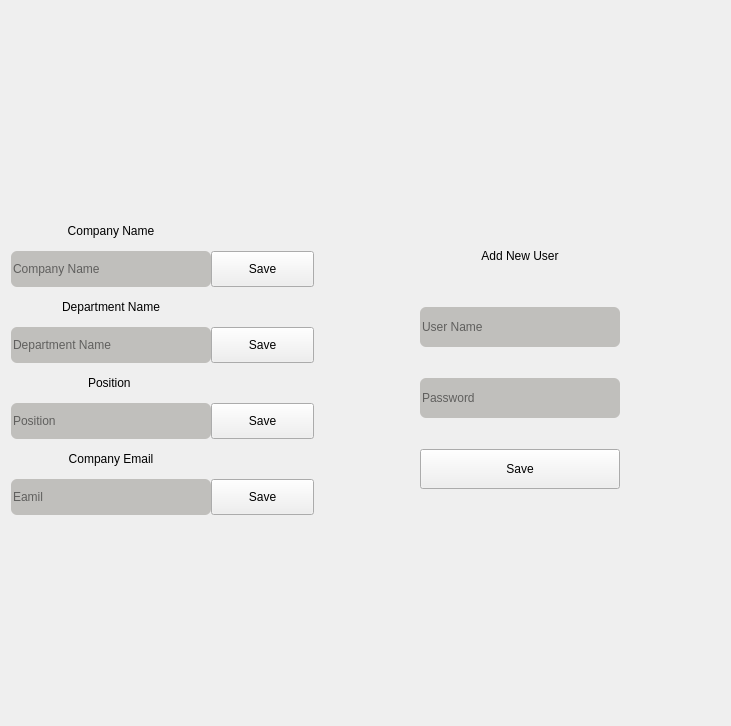
      <widget class="QWidget" name="tab_6">
       <attribute name="title">
        <string>Page</string>
       </attribute>
       <layout class="QHBoxLayout" name="horizontalLayout_2">
        <item>
         <layout class="QGridLayout" name="gridLayout_5">
          <property name="topMargin">
           <number>200</number>
          </property>
          <property name="bottomMargin">
           <number>200</number>
          </property>
          <property name="spacing">
           <number>0</number>
          </property>
          <item row="0" column="0">
           <widget class="QLabel" name="label_24">
            <property name="minimumSize">
             <size>
              <width>200</width>
              <height>40</height>
             </size>
            </property>
            <property name="maximumSize">
             <size>
              <width>200</width>
              <height>40</height>
             </size>
            </property>
            <property name="text">
             <string>Company Name</string>
            </property>
            <property name="alignment">
             <set>Qt::AlignCenter</set>
            </property>
           </widget>
          </item>
          <item row="4" column="0">
           <widget class="QLabel" name="label_25">
            <property name="minimumSize">
             <size>
              <width>200</width>
              <height>40</height>
             </size>
            </property>
            <property name="maximumSize">
             <size>
              <width>200</width>
              <height>40</height>
             </size>
            </property>
            <property name="text">
             <string>Department Name</string>
            </property>
            <property name="alignment">
             <set>Qt::AlignCenter</set>
            </property>
           </widget>
          </item>
          <item row="1" column="0">
           <widget class="QLineEdit" name="lineEdit_14">
            <property name="minimumSize">
             <size>
              <width>200</width>
              <height>36</height>
             </size>
            </property>
            <property name="maximumSize">
             <size>
              <width>200</width>
              <height>36</height>
             </size>
            </property>
            <property name="styleSheet">
             <string notr="true">background-color: rgb(192, 191, 188);border-radius:6px;color:black;</string>
            </property>
            <property name="placeholderText">
             <string>Company Name</string>
            </property>
           </widget>
          </item>
          <item row="7" column="0">
           <widget class="QLabel" name="label_23">
            <property name="minimumSize">
             <size>
              <width>200</width>
              <height>40</height>
             </size>
            </property>
            <property name="maximumSize">
             <size>
              <width>200</width>
              <height>40</height>
             </size>
            </property>
            <property name="text">
             <string>Position </string>
            </property>
            <property name="alignment">
             <set>Qt::AlignCenter</set>
            </property>
           </widget>
          </item>
          <item row="8" column="0">
           <widget class="QLineEdit" name="lineEdit_15">
            <property name="minimumSize">
             <size>
              <width>200</width>
              <height>36</height>
             </size>
            </property>
            <property name="maximumSize">
             <size>
              <width>200</width>
              <height>36</height>
             </size>
            </property>
            <property name="styleSheet">
             <string notr="true">background-color: rgb(192, 191, 188);border-radius:6px;color:black;</string>
            </property>
            <property name="placeholderText">
             <string>Position</string>
            </property>
           </widget>
          </item>
          <item row="8" column="1">
           <widget class="QPushButton" name="pushButton_18">
            <property name="minimumSize">
             <size>
              <width>103</width>
              <height>36</height>
             </size>
            </property>
            <property name="maximumSize">
             <size>
              <width>103</width>
              <height>36</height>
             </size>
            </property>
            <property name="text">
             <string>Save</string>
            </property>
           </widget>
          </item>
          <item row="5" column="1">
           <widget class="QPushButton" name="pushButton_17">
            <property name="minimumSize">
             <size>
              <width>103</width>
              <height>36</height>
             </size>
            </property>
            <property name="maximumSize">
             <size>
              <width>103</width>
              <height>36</height>
             </size>
            </property>
            <property name="text">
             <string>Save</string>
            </property>
           </widget>
          </item>
          <item row="5" column="0">
           <widget class="QLineEdit" name="lineEdit_16">
            <property name="minimumSize">
             <size>
              <width>200</width>
              <height>36</height>
             </size>
            </property>
            <property name="maximumSize">
             <size>
              <width>200</width>
              <height>36</height>
             </size>
            </property>
            <property name="styleSheet">
             <string notr="true">background-color: rgb(192, 191, 188);border-radius:6px;color:black;</string>
            </property>
            <property name="placeholderText">
             <string>Department Name</string>
            </property>
           </widget>
          </item>
          <item row="1" column="1">
           <widget class="QPushButton" name="pushButton_16">
            <property name="minimumSize">
             <size>
              <width>103</width>
              <height>36</height>
             </size>
            </property>
            <property name="maximumSize">
             <size>
              <width>103</width>
              <height>36</height>
             </size>
            </property>
            <property name="text">
             <string>Save</string>
            </property>
           </widget>
          </item>
          <item row="10" column="0">
           <widget class="QLineEdit" name="lineEdit_23">
            <property name="minimumSize">
             <size>
              <width>200</width>
              <height>36</height>
             </size>
            </property>
            <property name="maximumSize">
             <size>
              <width>200</width>
              <height>36</height>
             </size>
            </property>
            <property name="styleSheet">
             <string notr="true">background-color: rgb(192, 191, 188);border-radius:6px;color:black;</string>
            </property>
            <property name="placeholderText">
             <string>Eamil</string>
            </property>
           </widget>
          </item>
          <item row="9" column="0">
           <widget class="QLabel" name="label_32">
            <property name="minimumSize">
             <size>
              <width>200</width>
              <height>40</height>
             </size>
            </property>
            <property name="maximumSize">
             <size>
              <width>200</width>
              <height>40</height>
             </size>
            </property>
            <property name="text">
             <string>Company Email</string>
            </property>
            <property name="alignment">
             <set>Qt::AlignCenter</set>
            </property>
           </widget>
          </item>
          <item row="10" column="1">
           <widget class="QPushButton" name="pushButton_25">
            <property name="minimumSize">
             <size>
              <width>103</width>
              <height>36</height>
             </size>
            </property>
            <property name="maximumSize">
             <size>
              <width>103</width>
              <height>36</height>
             </size>
            </property>
            <property name="text">
             <string>Save</string>
            </property>
           </widget>
          </item>
         </layout>
        </item>
        <item>
         <layout class="QGridLayout" name="gridLayout_6">
          <property name="leftMargin">
           <number>100</number>
          </property>
          <property name="topMargin">
           <number>200</number>
          </property>
          <property name="rightMargin">
           <number>100</number>
          </property>
          <property name="bottomMargin">
           <number>200</number>
          </property>
          <item row="2" column="0">
           <widget class="QLineEdit" name="lineEdit_17">
            <property name="minimumSize">
             <size>
              <width>200</width>
              <height>40</height>
             </size>
            </property>
            <property name="maximumSize">
             <size>
              <width>200</width>
              <height>40</height>
             </size>
            </property>
            <property name="styleSheet">
             <string notr="true">background-color: rgb(192, 191, 188);border-radius:6px;color:black;</string>
            </property>
            <property name="echoMode">
             <enum>QLineEdit::Password</enum>
            </property>
            <property name="placeholderText">
             <string>Password</string>
            </property>
           </widget>
          </item>
          <item row="3" column="0">
           <widget class="QPushButton" name="pushButton_19">
            <property name="minimumSize">
             <size>
              <width>200</width>
              <height>40</height>
             </size>
            </property>
            <property name="maximumSize">
             <size>
              <width>200</width>
              <height>40</height>
             </size>
            </property>
            <property name="text">
             <string>Save</string>
            </property>
           </widget>
          </item>
          <item row="1" column="0">
           <widget class="QLineEdit" name="lineEdit_18">
            <property name="minimumSize">
             <size>
              <width>200</width>
              <height>40</height>
             </size>
            </property>
            <property name="maximumSize">
             <size>
              <width>200</width>
              <height>40</height>
             </size>
            </property>
            <property name="styleSheet">
             <string notr="true">background-color: rgb(192, 191, 188);border-radius:6px;color:black;</string>
            </property>
            <property name="placeholderText">
             <string>User Name</string>
            </property>
           </widget>
          </item>
          <item row="0" column="0">
           <widget class="QLabel" name="label_26">
            <property name="minimumSize">
             <size>
              <width>200</width>
              <height>40</height>
             </size>
            </property>
            <property name="maximumSize">
             <size>
              <width>200</width>
              <height>40</height>
             </size>
            </property>
            <property name="text">
             <string>Add New User</string>
            </property>
            <property name="alignment">
             <set>Qt::AlignCenter</set>
            </property>
           </widget>
          </item>
         </layout>
        </item>
       </layout>
      </widget>
